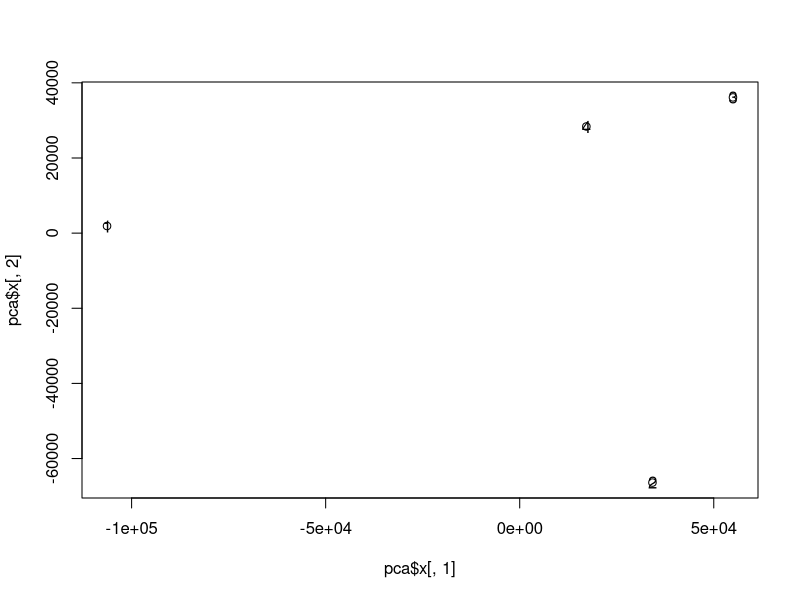

Source code (R):


expressionMatrix <- read.csv("expm.csv")
filteredExpm <- expressionMatrix[rowSums(expressionMatrix[,-1] > 10) >= 2,]
expm_t <- t(filteredExpm[,-1])
pca <- prcomp(expm_t)

pdf("PCA.pdf")
plot(
  pca$x[,1],
  pca$x[,2]
)
text(
  pca$x[,1],
  pca$x[,2],
)
dev.off()

# 
# write.csv(expressionMatrix,"expm.csv",row.names=FALSE)

# head(expressionMatrix)


# heat_data <- expressionMatrix[
#   expressionMatrix$GeneID %in% topGenes,
# ]


# write.csv(
#   heat_data,
#   "heat_data.csv"
#)
